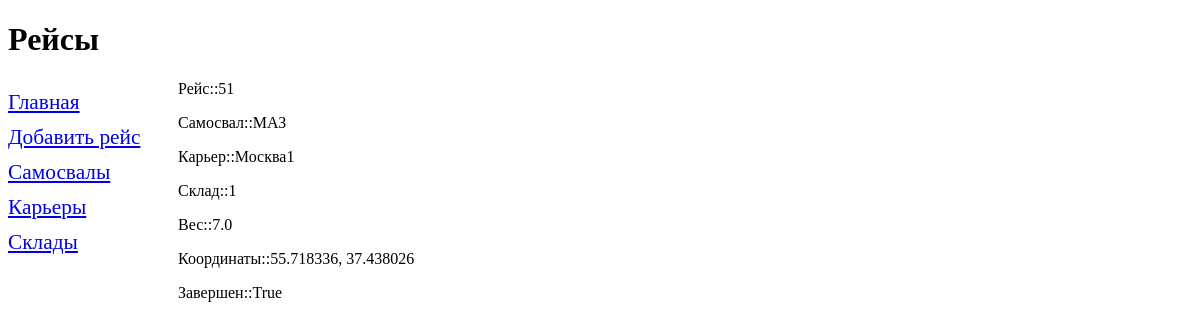
Screenshot of /flight/51/ with the database file from the repository.
### constr/models.py (models this page shows)
class Flights(models.Model):
    date_Flight = models.DateTimeField(verbose_name='Дата рейса')
    truck_id = models.ForeignKey('Trucks', on_delete=models.PROTECT, verbose_name='Самосвал')
    career_id = models.ForeignKey('Сareers', on_delete=models.PROTECT, verbose_name='Карьер')
    warehouse_id = models.ForeignKey('Warehouses', on_delete=models.PROTECT, verbose_name='Склад')
    weight = models.FloatField(verbose_name='Вес')
    coordinates = models.CharField(max_length=50, verbose_name='Координаты выгрузки')
    completed = models.BooleanField(default=True, verbose_name='Рейс завершен')
    date = models.DateTimeField(auto_now_add=True)
    class Meta:
        verbose_name_plural = 'Рейсы'
        verbose_name = 'Рейс'
        ordering = ['date_Flight']

class Trucks(models.Model):
    brand = models.CharField(max_length=50)
    model = models.CharField(max_length=50)
    number = models.CharField(max_length=10)
    capacity = models.FloatField()
    date = models.DateTimeField(auto_now_add=True)
    def __str__(self):
        return self.brand
    class Meta:
        verbose_name_plural = 'Самосвалы'
        verbose_name = 'Самосвал'
        ordering = ['brand']

class Сareers(models.Model):
    title = models.CharField(max_length=50)
    description = models.CharField(max_length=50, null=True)
    coordinates = models.CharField(max_length=50)
    date = models.DateTimeField(auto_now_add=True)
    def __str__(self):
        return self.title
    class Meta:
        verbose_name_plural = 'Карьеры'
        verbose_name = 'Карьер'
        ordering = ['title']

class Warehouses(models.Model):
    title = models.CharField(max_length=50)
    coordinates = models.CharField(max_length=50)
    date = models.DateTimeField(auto_now_add=True)
    def __str__(self):
        return self.title
    class Meta:
        verbose_name_plural = 'Склады'
        verbose_name = 'Склад'
        ordering = ['title']

### constr/views.py (the view)
# urls.py: path('flight/<int:flights_id>/', flight, name='flight'),
def flight(request, flights_id):
    flights = Flights.objects.all()
    current_flight = Flights.objects.get(pk=flights_id)
    context = {'flights': flights, 'current_flight': current_flight}
    return render(request, 'by_flights.html', context)

### constr/templates/by_flights.html (shortened to what this page needs)
{% extends "layout/basic.html" %}
        {% block content %}
    <div>
        <p>Рейс::{{current_flight.id}}</p>
        <p>Самосвал::{{current_flight.truck_id}}</p>
        <p>Карьер::{{current_flight.career_id}}</p>
        <p>Склад::{{current_flight.warehouse_id}}</p>
        <p>Вес::{{current_flight.weight}}</p>
        <p>Координаты::{{current_flight.coordinates}}</p>
        <p>Завершен::{{current_flight.completed}}</p>
    </div>
{% endblock %}

### rows the page displays
Flights: id "51", truck_id "МАЗ", career_id "Москва1", warehouse_id "1", weight "7.0", coordinates "55.718336, 37.438026", completed "True"
